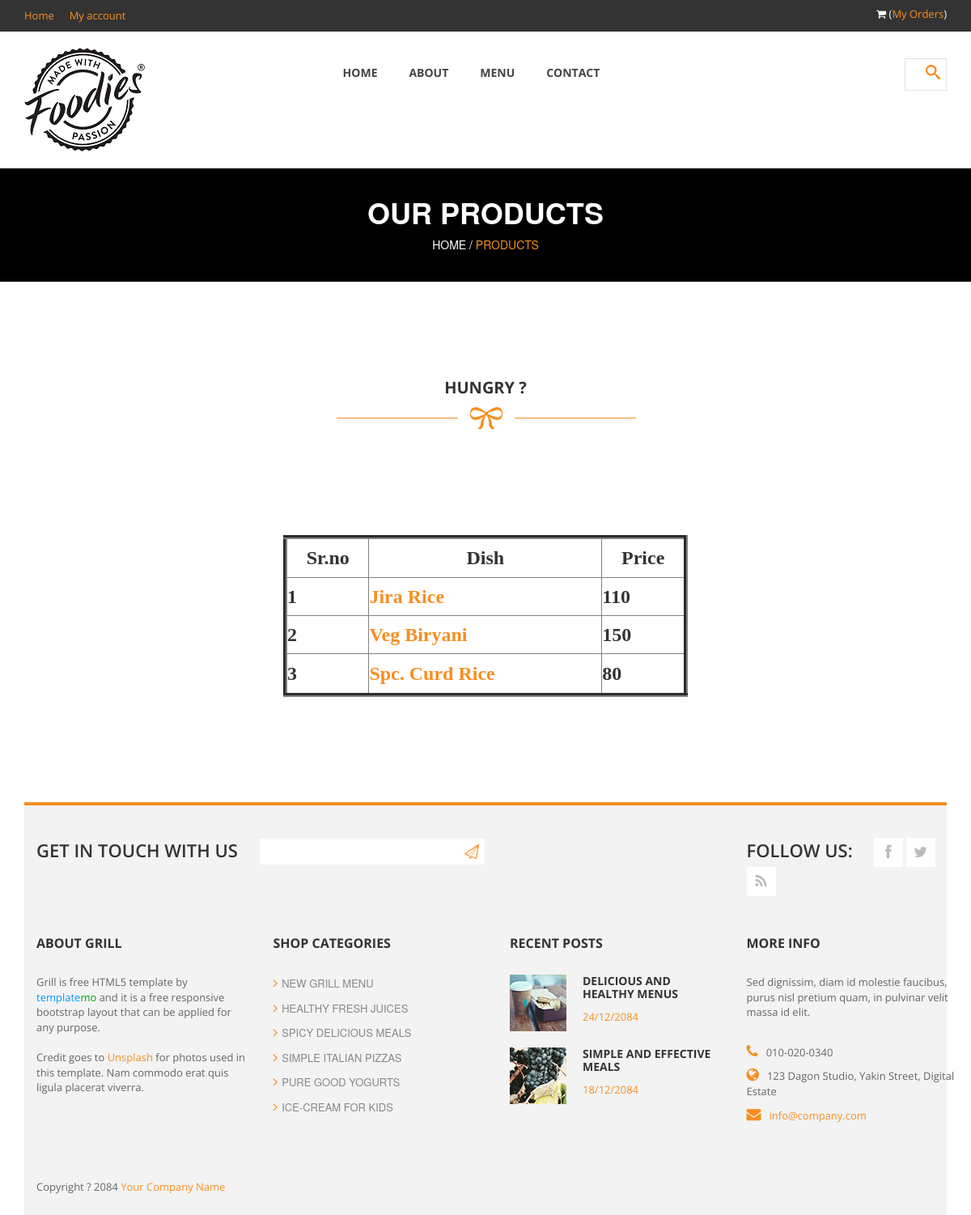
Page /trash/rice.php on the committed database.
### tables this page shows
CREATE TABLE IF NOT EXISTS `rice` (
  `Srno` int(11) NOT NULL,
  `Dish` varchar(20) NOT NULL,
  `Price` int(11) NOT NULL,
  `pic` text NOT NULL,
  PRIMARY KEY (`Srno`)
);

### trash/rice.php (the view, shortened to what this page needs)
<!DOCTYPE html>
 <html class="no-js">
    <head>
        <link rel="stylesheet" href="css/bootstrap.css">
        <link rel="stylesheet" href="css/font-awesome.css">
        <link rel="stylesheet" href="css/templatemo_style.css">
        <link rel="stylesheet" href="css/templatemo_misc.css">
        <link rel="stylesheet" href="css/flexslider.css">
        <link rel="stylesheet" href="css/testimonails-slider.css">
    </head>
    <body>
            <header>
                <div id="top-header">
                    <div class="container">
                        <div class="row">
                            <div class="col-md-6">
                                <div class="home-account">
                                    <a href="#">Home</a>
                                    <a href="#">My account</a>
                                </div>
                            </div>
                            <div class="col-md-6">
                                <div class="cart-info">
                                    <i class="fa fa-shopping-cart"></i>
                                    (<a href="myorder.php">My Orders</a>)
                                </div>
                            </div>
                        </div>
                    </div>
                </div>
                <div id="main-header">
                    <div class="container">
                        <div class="row">
                            <div class="col-md-3">
                                <div class="logo">
                                   <a href="#"><img src="images/foodieslogo.png" title="❤️Foodies❤️" alt="❤️Foodies❤️" ></a>
                                </div>
                            </div>
                            <div class="col-md-6">
                                <div class="main-menu">
                                    <ul>
                                        <li><a href="index.php">Home</a></li>
                                        <li><a href="about-us.html">About</a></li>
                                        <li><a href="products.html">Menu</a></li>
                                        <li><a href="contact-us.html">Contact</a></li>
                                    </ul>
                                </div>
                            </div>
                            <div class="col-md-3">
                                <div class="search-box">
                                    <form name="search_form" method="get" class="search_form">
                                        <input type="submit" id="search-button" />
                                    </form>
                                </div>
                            </div>
                        </div>
                    </div>
                </div>
            </header>
            <div id="heading">
                <div class="container">
                    <div class="row">
                        <div class="col-md-12">
						<div class="heading-content">
                                <h2>Our Products</h2>
                                <span>Home / <a href="about-us.html">Products</a></span>
                            </div>
                        </div>
                    </div>
                </div>
            </div>
            <div id="products-post">
                <div class="container">
                    <div class="row">
                        <div class="col-md-12">
                            <div id="product-heading">
                                <h2>Hungry ?</h2>
                                <img src="images/under-heading.png" alt="" >
                            </div>
                        </div>
                    </div>
                    <div class="row" id="Container"><center><font face="Times New Roman, Times, serif">
					<h3>
					<table border="5" width="500" height="200" style="text-align:center">
						<tr align="center" >
						 <th style="text-align:center">Sr.no</th>
						 <th style="text-align:center">Dish</th>
						 <th style="text-align:center">Price</th>                        </tr>
					<?php
					$q=mysql_query("select * from rice");
					$cnt=1;
					while($row=mysql_fetch_array($q))
					{
					echo "<tr>";
					echo "<th>".$cnt;
					echo "</th>";
					$n=$row['Srno'];
					$s=$row['Dish'];
					$t="rice";
					echo "<th>";
					echo "<a href='dish.php?ide=$n&w=$t'>".$s;
					echo "</a>";
					echo "</th>";
					echo "<th>".$row['Price'];
					echo "</th>";
					echo "</tr>";
					$cnt=$cnt+1;
					}
					?>
					</table>
					  </h3> </center>
                        </div>
			<footer>
                <div class="container">
                    <div class="top-footer">
                        <div class="row">
                            <div class="col-md-9">
                                <div class="subscribe-form">
                                    <span>Get in touch with us</span>
                                    <form method="get" class="subscribeForm">
                                        <input id="subscribe" type="text" />
                                        <input type="submit" id="submitButton" />
                                    </form>
                                </div>
                            </div>
                            <div class="col-md-3">
                                <div class="social-bottom">
                                    <span>Follow us:</span>
                                    <ul>
                                        <li><a href="#" class="fa fa-facebook"></a></li>
                                        <li><a href="#" class="fa fa-twitter"></a></li>
                                        <li><a href="#" class="fa fa-rss"></a></li>
                                    </ul>
                                </div>
                            </div>
                        </div>
                    </div>
                    <div class="main-footer">
                        <div class="row">
                            <div class="col-md-3">
                                <div class="about">
                                    <h4 class="footer-title">About Grill</h4>
                                    <p>Grill is free HTML5 template by <span class="blue">template</span><span class="green">mo</span> and it is a free responsive bootstrap layout that can be applied for any purpose.
                                    <br><br>Credit goes to <a rel="nofollow" href="http://unsplash.com">Unsplash</a> for photos used in this template. Nam commodo erat quis ligula placerat viverra.</p>
                                </div>
                            </div>
                            <div class="col-md-3">
                                <div class="shop-list">
                                    <h4 class="footer-title">Shop Categories</h4>
                                    <ul>
                                        <li><a href="#"><i class="fa fa-angle-right"></i>New Grill Menu</a></li>
                                        <li><a href="#"><i class="fa fa-angle-right"></i>Healthy Fresh Juices</a></li>
                                        <li><a href="#"><i class="fa fa-angle-right"></i>Spicy Delicious Meals</a></li>
                                        <li><a href="#"><i class="fa fa-angle-right"></i>Simple Italian Pizzas</a></li>
                                        <li><a href="#"><i class="fa fa-angle-right"></i>Pure Good Yogurts</a></li>
                                        <li><a href="#"><i class="fa fa-angle-right"></i>Ice-cream for kids</a></li>
                                    </ul>
                                </div>
                            </div>
                            <div class="col-md-3">
                                <div class="recent-posts">
                                    <h4 class="footer-title">Recent posts</h4>
                                    <div class="recent-post">
                                        <div class="recent-post-thumb">
                                            <img src="images/recent-post1.jpg" alt="">
                                        </div>
                                        <div class="recent-post-info">
                                            <h6><a href="#">Delicious and Healthy Menus</a></h6>
                                            <span>24/12/2084</span>
                                        </div>
                                    </div>
                                    <div class="recent-post">
                                        <div class="recent-post-thumb">
                                            <img src="images/recent-post2.jpg" alt="">
                                        </div>
                                        <div class="recent-post-info">
                                            <h6><a href="#">Simple and effective meals</a></h6>
                                            <span>18/12/2084</span>
                                        </div>
                                    </div>
                                </div>
                            </div>
                            <div class="col-md-3">
                                <div class="more-info">
                                    <h4 class="footer-title">More info</h4>
                                    <p>Sed dignissim, diam id molestie faucibus, purus nisl pretium quam, in pulvinar velit massa id elit.</p>
                                    <ul>
                                        <li><i class="fa fa-phone"></i>010-020-0340</li>
                                        <li><i class="fa fa-globe"></i>123 Dagon Studio, Yakin Street, Digital Estate</li>
                                        <li><i class="fa fa-envelope"></i><a href="#">info@company.com</a></li>
                                    </ul>
                                </div>
                            </div>
                        </div>
                    </div>
                    <div class="bottom-footer">
                        <p>Copyright ? 2084 <a href="#">Your Company Name</a></p>
                    </div>
                </div>
            </footer>
    </body>
</html>

### rows in the picture
rice: Dish "Jira Rice", Price "110"
rice: Dish "Veg Biryani", Price "150"
rice: Dish "Spc. Curd Rice", Price "80"
